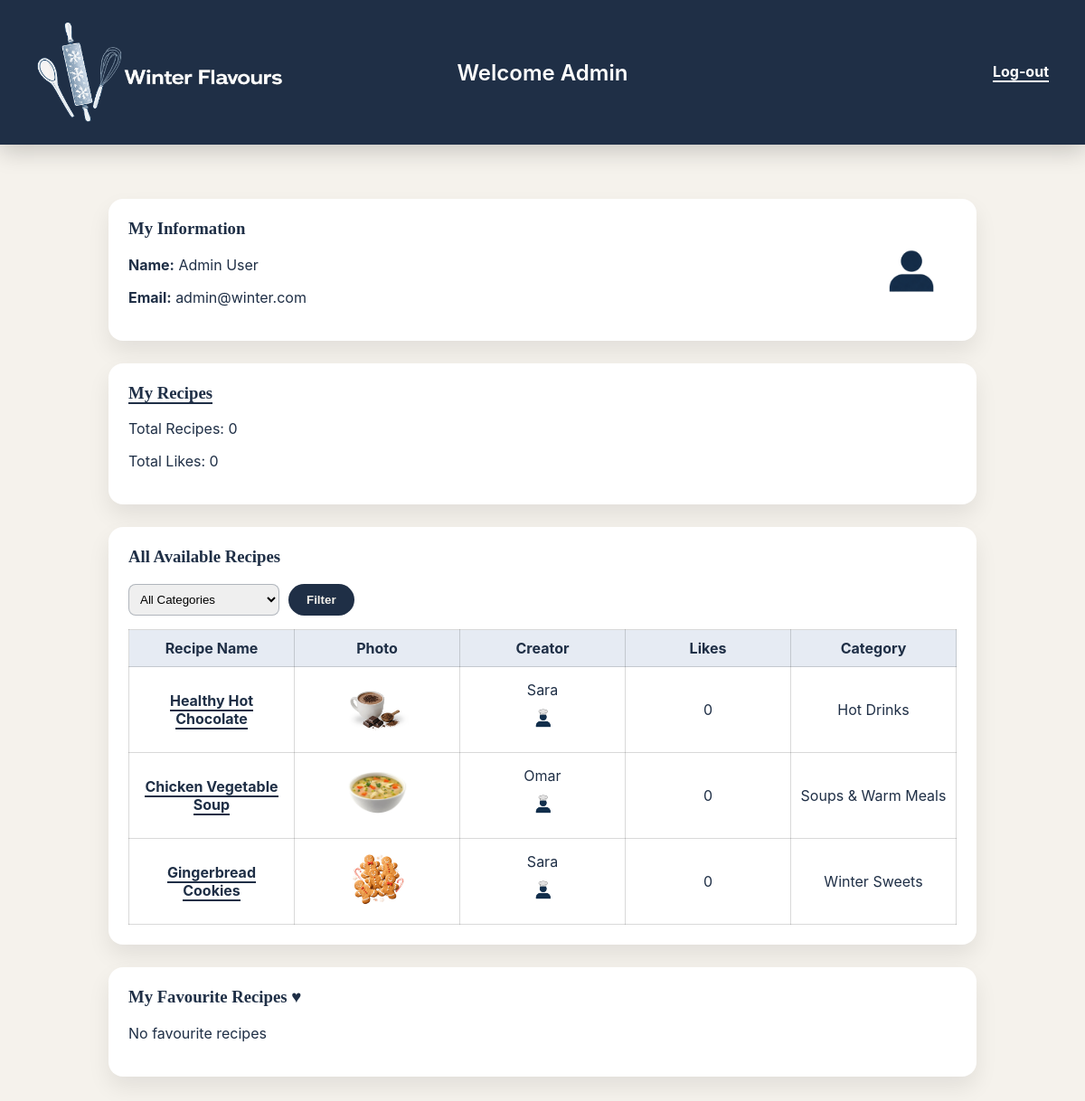
Before: /Userpage.php (signed in) with the older database file.
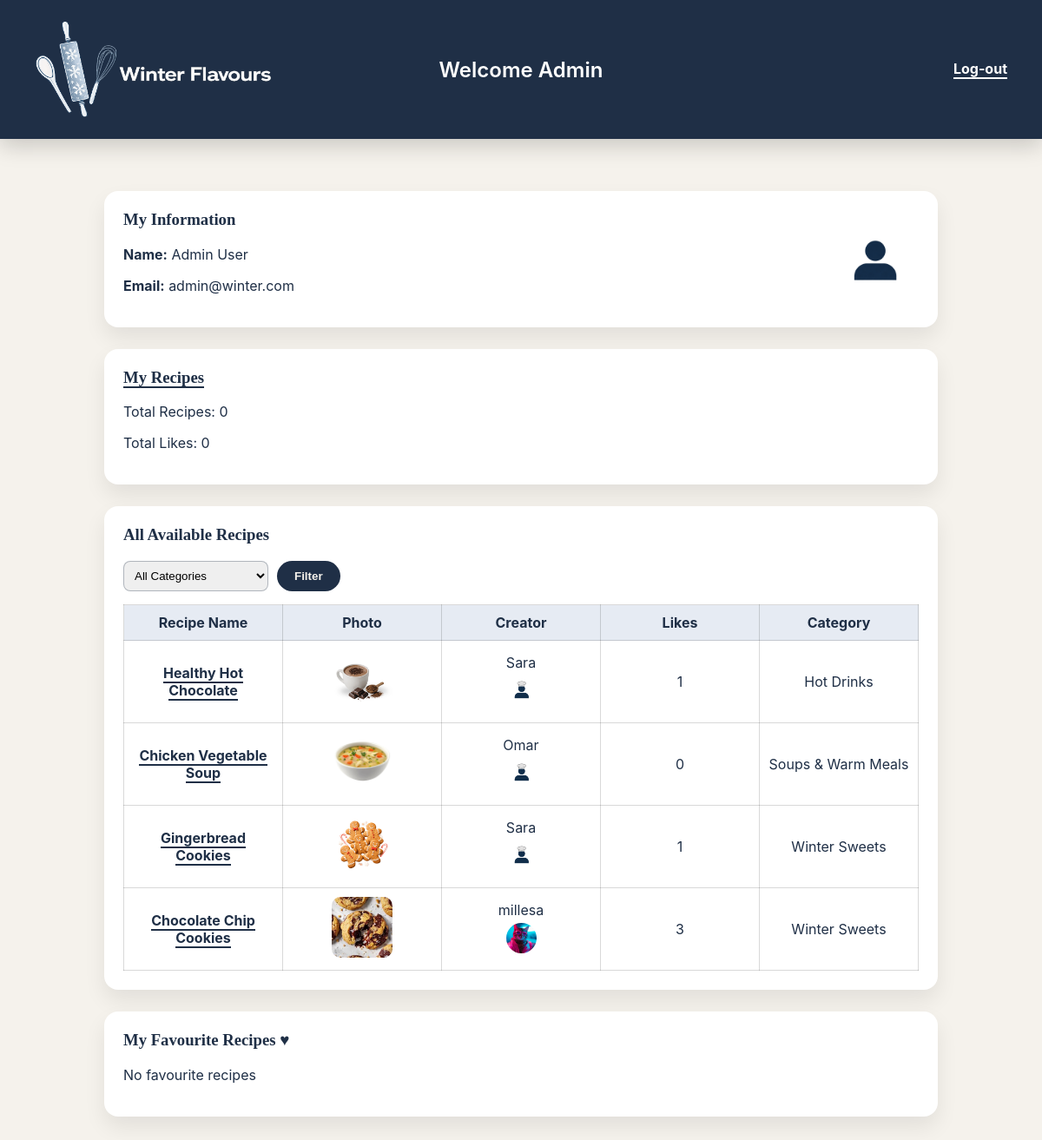
After: the same page with the newer database file.
### tables this page shows
CREATE TABLE `Recipe` (
  `id` int NOT NULL,
  `userID` int NOT NULL,
  `categoryID` int NOT NULL,
  `name` varchar(100) NOT NULL,
  `description` text NOT NULL,
  `photoFileName` varchar(255) NOT NULL,
  `videoFilePath` varchar(255) DEFAULT NULL
);

CREATE TABLE `User` (
  `id` int NOT NULL,
  `userType` varchar(10) NOT NULL,
  `firstName` varchar(50) NOT NULL,
  `lastName` varchar(50) NOT NULL,
  `emailAddress` varchar(100) NOT NULL,
  `password` varchar(255) NOT NULL,
  `photoFileName` varchar(255) DEFAULT 'default.png'
);

CREATE TABLE `RecipeCategory` (
  `id` int NOT NULL,
  `categoryName` varchar(50) NOT NULL
);

### Userpage.php (the view, shortened to what this page needs)
<?php
include("db.php");
$user_id = $_SESSION['userID'];
$user_sql = "SELECT * FROM User WHERE id='$user_id'";
$user_result = mysqli_query($conn, $user_sql);
$user = mysqli_fetch_assoc($user_result);
$count_sql = "SELECT COUNT(*) AS totalRecipes FROM Recipe WHERE userID='$user_id'";
$count_result = mysqli_query($conn,$count_sql);
$count = mysqli_fetch_assoc($count_result);
$likes_sql = "SELECT COUNT(*) AS totalLikes
FROM Likes
JOIN Recipe ON Likes.recipeID = Recipe.id
WHERE Recipe.userID='$user_id'";
$likes_result = mysqli_query($conn,$likes_sql);
$likes = mysqli_fetch_assoc($likes_result);
if($_SERVER['REQUEST_METHOD'] == "POST" && !empty($_POST['category'])){
    $cat = mysqli_real_escape_string($conn, $_POST['category']);
    $recipes_sql = "SELECT Recipe.*, User.firstName, User.photoFileName AS userPhoto,
    RecipeCategory.categoryName,
    COUNT(Likes.recipeID) AS likes
    FROM Recipe
    JOIN User ON Recipe.userID = User.id
    JOIN RecipeCategory ON Recipe.categoryID = RecipeCategory.id
    LEFT JOIN Likes ON Recipe.id = Likes.recipeID
    WHERE RecipeCategory.categoryName='$cat'
    GROUP BY Recipe.id";
}else{
    $recipes_sql = "SELECT Recipe.*, User.firstName, User.photoFileName AS userPhoto,
    RecipeCategory.categoryName,
    COUNT(Likes.recipeID) AS likes
    FROM Recipe
    JOIN User ON Recipe.userID = User.id
    JOIN RecipeCategory ON Recipe.categoryID = RecipeCategory.id
    LEFT JOIN Likes ON Recipe.id = Likes.recipeID
    GROUP BY Recipe.id";
}
$recipes_result = mysqli_query($conn,$recipes_sql);
$fav_sql = "SELECT Recipe.*
FROM Favourites
JOIN Recipe ON Favourites.recipeID = Recipe.id
WHERE Favourites.userID='$user_id'";
$fav_result = mysqli_query($conn,$fav_sql);
?>
<!DOCTYPE html>
<html lang="en">
<head>
<link rel="stylesheet" href="style.css">
</head>
<body>
<header class="wf-header">
  <div class="wf-header-inner">
    <div class="logo-box">
      <img src="images/logo.png" id="Logo">
    </div>
    <div class="header-center">
      <h2 class="welcome-text">
        Welcome <span class="username"><?php echo $user['firstName']; ?></span>
      </h2>
    </div>
    <a href="logout.php" class="logout">Log-out</a>
  </div>
</header>
<main class="user-page">
<section class="box info-box">
  <div>
    <h3>My Information</h3>
    <p><strong>Name:</strong>
      <?php echo $user['firstName']." ".$user['lastName']; ?>
    </p>
    <p><strong>Email:</strong>
      <?php echo $user['emailAddress']; ?>
    </p>
  </div>
<?php
$photo = (!empty($user['photoFileName']) && $user['photoFileName'] != 'profile.png')
          ? $user['photoFileName']
          : 'comments.png';
?>
<img id="profileImage" src="images/<?php echo $photo; ?>" class="profile-photo" alt="User Photo">
</section>
<section class="box">
  <h3><a href="MyRecipes.php" class="link">My Recipes</a></h3>
  <p>Total Recipes: <?php echo $count['totalRecipes']; ?></p>
  <p>Total Likes: <?php echo $likes['totalLikes']; ?></p>
</section>
<section class="box">
  <h3>All Available Recipes</h3>
  <form method="POST" class="filter">
    <select name="category">
  <option value="">All Categories</option>
</select>
    <button type="submit" class="filter-btn">Filter</button>
  </form>
<?php if(mysqli_num_rows($recipes_result) == 0){ ?>
  <p>No recipes found</p>
<?php } else { ?>
<table>
<thead>
<tr>
<th>Recipe Name</th>
<th>Photo</th>
<th>Creator</th>
<th>Likes</th>
<th>Category</th>
</tr>
</thead>
<tbody>
<?php while($row = mysqli_fetch_assoc($recipes_result)){ ?>
<tr>
<td>
<a href="viewRecipe.php?id=<?php echo $row['id']; ?>" class="link">
<?php echo $row['name']; ?>
</a>
</td>
<td>
<img src="images/<?php echo $row['photoFileName']; ?>" class="recipe-photo">
</td>
<td>
<?php echo $row['firstName']; ?><br>
<img src="images/<?php echo !empty($row['userPhoto']) ? $row['userPhoto'] : 'comments.png'; ?>" class="profile-photo">
</td>
<td><?php echo $row['likes']; ?></td>
<td><?php echo $row['categoryName']; ?></td>
</tr>
<?php } ?>
</tbody>
</table>
<?php } ?>
</section>
<section class="box">
<h3>My Favourite Recipes ♥</h3>
<?php if(mysqli_num_rows($fav_result)==0){ ?>
<p>No favourite recipes</p>
<?php } ?>
</section>
</main>
</body>
</html>

Changed rows visible on the page:
computed for recipe "Healthy Hot Chocolate": likes "0" → "1"
computed for recipe "Gingerbread Cookies": likes "0" → "1"
added recipe: name "Chocolate Chip Cookies", photoFileName (picture), userID.firstName "millesa", userID.photoFileName (picture), likes "3", categoryID.categoryName "Winter Sweets"
